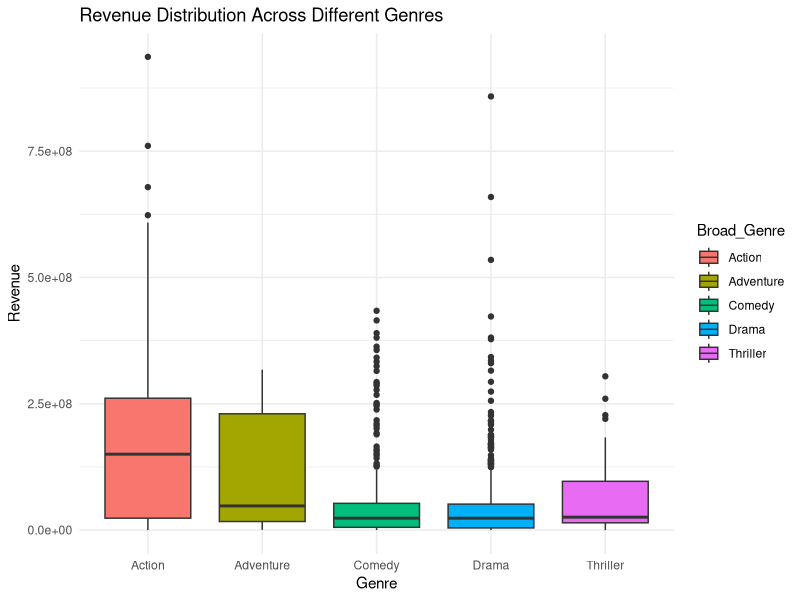

The R script that drew this image:
# revenue across top genres
library(tidyverse)
library(dplyr)

# import data
imdb <- read.csv("CURRENT_clean_imdbmovies_version5.csv", header = TRUE, stringsAsFactors = FALSE)
glimpse(imdb)

# turn genres into factors
imdb <- imdb %>% 
  mutate(
    Broad_Genre = as.factor(Broad_Genre)
  )

# count number of movies per genre
genre_counts <- imdb %>%
  group_by(Broad_Genre) %>%
  tally()

genre_counts

# filtering genres with at least 10 movies for best ANOVA results
pop_genre_imdb <- imdb %>%
  filter(Broad_Genre %in% genre_counts$Broad_Genre[genre_counts$n >= 10])

# run ANOVA and Tukey w this filtered data
anova_genre_pop <- aov(Revenue ~ Broad_Genre, data = pop_genre_imdb)
summary(anova_genre_pop)

tukey_genre_pop <- TukeyHSD(anova_genre_pop)
tukey_genre_pop$Broad_Genre

# visualize
# Boxplot to compare revenue across genres
ggplot(pop_genre_imdb, aes(x = Broad_Genre, y = Revenue, fill = Broad_Genre)) +
  geom_boxplot() +
  labs(title = "Revenue Distribution Across Different Genres",
       x = "Genre",
       y = "Revenue") +
  theme(axis.text.x = element_text(angle = 45, hjust = 1)) +
  theme_minimal()

